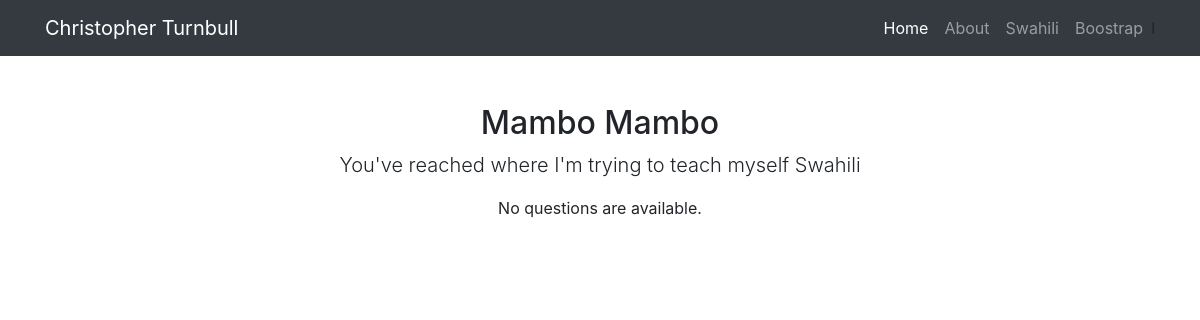
/swahili/, run on an earlier commit of the app's database.
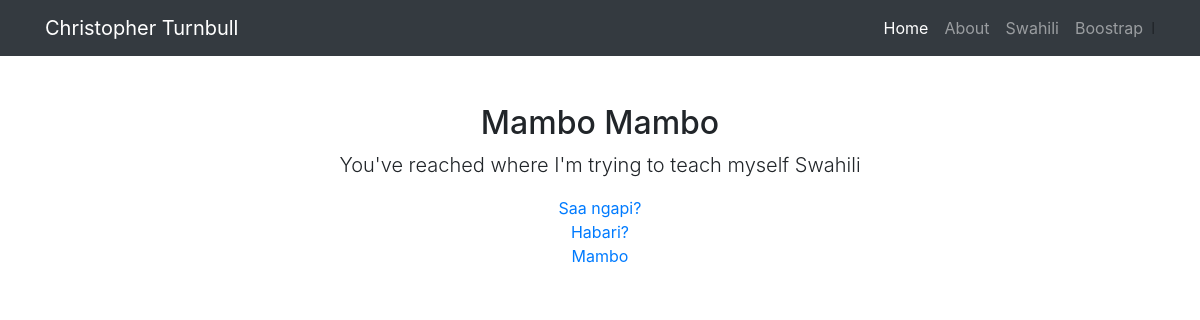
And on a later commit of the database.
### swahili/models.py (models this page shows, shortened)
class Question(models.Model):
    question_text = models.CharField(max_length=200)
    pub_date = models.DateTimeField('date published', default=timezone.now())

### swahili/views.py (the view)
# urls.py: path('swahili/', views.swahili_overview, name='mambo_dunia'),
def swahili_overview(request):
    latest_question_list = Question.objects.order_by('-pub_date')[:50]
    template = loader.get_template('swahili/index.html')
    context = {
        'latest_question_list': latest_question_list,
    }
    return render(request, 'swahili/index.html', context)

### swahili/templates/swahili/index.html
{% extends "overview/base.html" %}
{% block content %}
  <div class="container">
    <div class="row">
      <div class="col-lg-12 text-center">
        <h2 class="mt-5">Mambo Mambo</h2>
        <p class="lead">You've reached where I'm trying to teach myself Swahili</p>
        <ul class="list-unstyled">
            {% if latest_question_list %}
            <dul>
            {% for question in latest_question_list %}
                <li> <a href="{% url 'swahili:detail' question.id %}">{{ question.question_text }}</a></li>
            {% endfor %}
            </dul>
            {% else %}
                <p>No questions are available.</p>
            {% endif %}
        </ul>
      </div>
    </div>
  </div>
{% endblock %}

What changed in the data, as far as the page shows it:
added Question: question_text "Saa ngapi?"
added Question: question_text "Habari?"
added Question: question_text "Mambo"
Also different on the page:
text no longer shown: "No questions are available."
